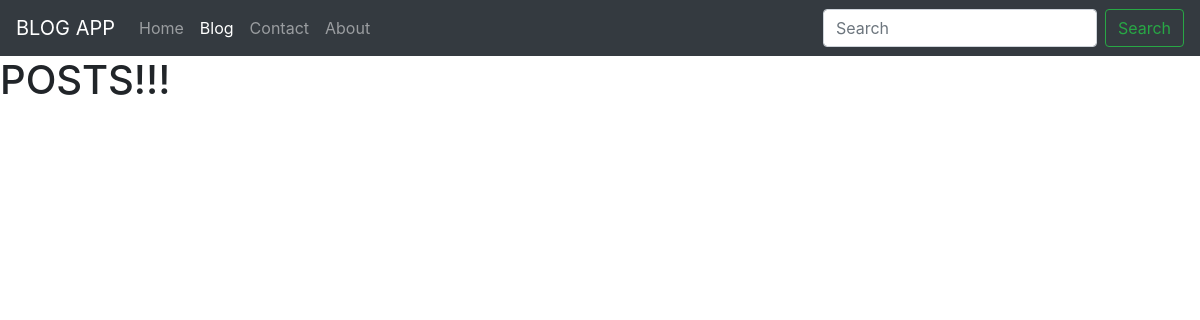
/blog/, run on an earlier commit of the app's database.
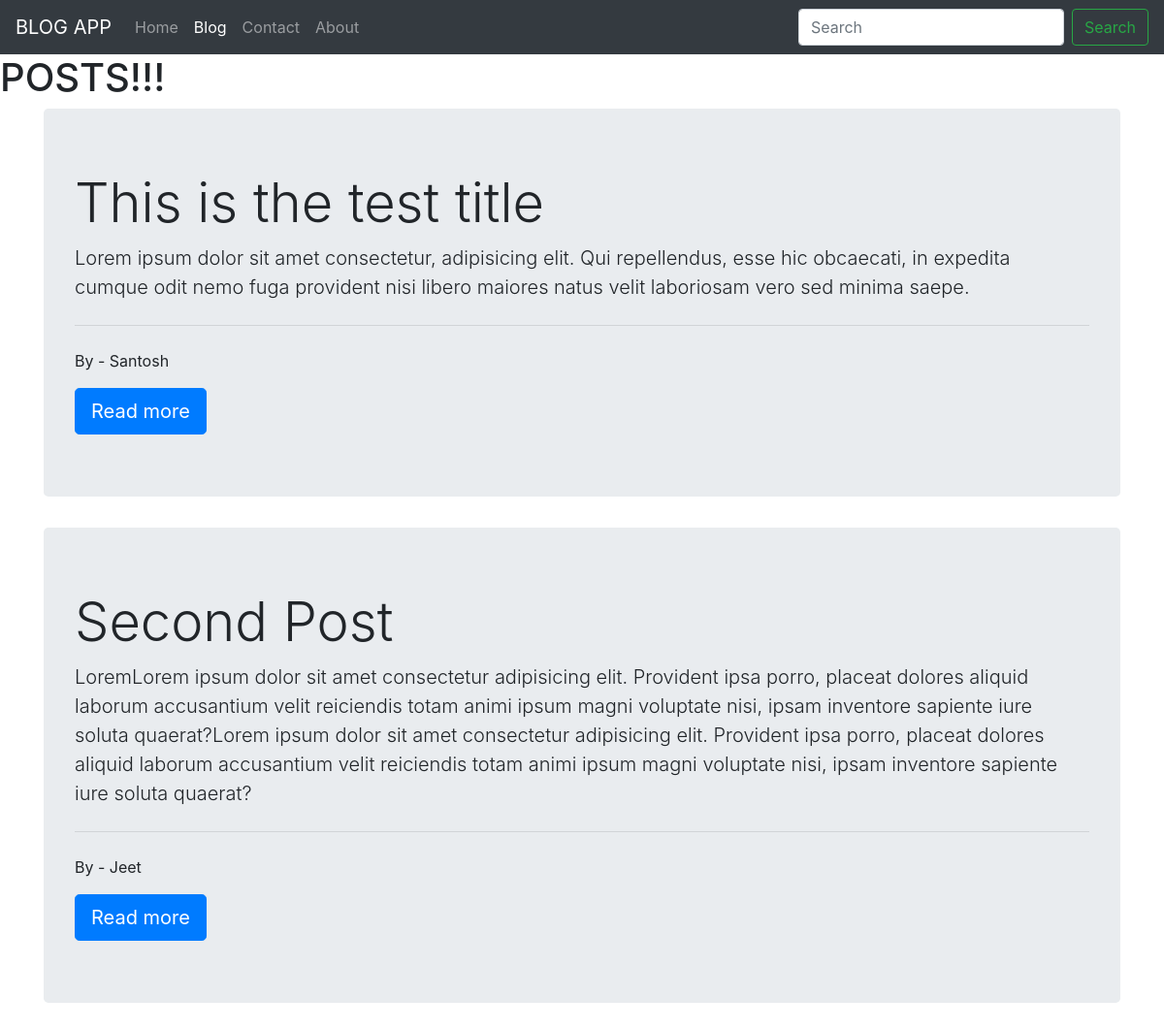
And on a later commit of the database.
### blog/models.py (models this page shows, shortened)
class Post(models.Model):
    sl_no = models.AutoField(primary_key=True)
    title = models.CharField(max_length=75)
    content = models.TextField()
    author = models.CharField(max_length=30)
    timeStamp = models.DateTimeField(blank=True)

### blog/views.py (the view)
# urls.py: path('', views.blogHome, name='blogHome'),
def blogHome(request):
    allPosts = Post.objects.all()
    context = {'allPosts': allPosts}
    return render(request, 'blog/blogHome.html', context)

### templates/blog/blogHome.html (shortened to what this page needs)
{% extends 'base.html' %}
{% block blogactive %} active {% endblock blogactive %}
{% block body %}
<h1>POSTS!!!</h1>
<div class="container">
    {% for post in allPosts %}
    <div class="jumbotron">
        <h1 class="display-4">{{ post.title }}</h1>
        <p class="lead">{{ post.content }}</p>
        <hr class="my-4">
        <p>By - {{post.author}}</p>
        <a class="btn btn-primary btn-lg" href="#" role="button">Read more</a>
    </div>
    {% endfor %}
</div>
{% endblock body %}

### templates/base.html (shortened to what this page needs)
<!doctype html>
<html lang="en">
  <head>
    <link rel="stylesheet" href="https://stackpath.bootstrapcdn.com/bootstrap/4.4.1/css/bootstrap.min.css">
  </head>
  <body>
    <nav class="navbar navbar-expand-lg navbar-dark bg-dark">
        <a class="navbar-brand" href="#">BLOG APP</a>
        <div class="collapse navbar-collapse" id="navbarSupportedContent">
          <ul class="navbar-nav mr-auto">
            <li class="nav-item {% block homeactive %} {% endblock homeactive %}">
              <a class="nav-link" href="/">Home <span class="sr-only">(current)</span></a>
            </li>
            <li class="nav-item {% block blogactive %} {% endblock blogactive %}">
              <a class="nav-link" href="/blog">Blog</a>
            </li>
            <li class="nav-item {% block contactactive %} {% endblock contactactive %}">
                <a class="nav-link" href="/contact">Contact</a>
            </li>
              <li class="nav-item {% block aboutactive %} {% endblock aboutactive %}">
                <a class="nav-link" href="/about">About</a>
            </li>
          </ul>
          <form class="form-inline my-2 my-lg-0">
            <input class="form-control mr-sm-2" type="search" placeholder="Search" aria-label="Search">
            <button class="btn btn-outline-success my-2 my-sm-0" type="submit">Search</button>
          </form>
        </div>
    </nav>
    {% block body %}
    {% endblock body %}
  </body>
</html>

What changed in the data, as far as the page shows it:
added Post: title "This is the test title", content "Lorem ipsum dolor sit amet consectetur, adipisicing elit. Qui repellendus, esse hic obcaecati, in expedita cumque odit nemo fuga provident nisi libero maiores natus velit laboriosam vero sed minima saepe.", author "Santosh"
added Post: title "Second Post", content "LoremLorem ipsum dolor sit amet consectetur adipisicing elit. Provident ipsa porro, placeat dolores aliquid laborum accusantium velit reiciendis totam animi ipsum magni voluptate nisi, ipsam inventore sapiente iure soluta quaerat?Lorem ipsum dolor sit amet consectetur adipisicing elit. Provident ipsa porro, placeat dolores aliquid laborum accusantium velit reiciendis totam animi ipsum magni voluptate nisi, ipsam inventore sapiente iure soluta quaerat?", author "Jeet"
